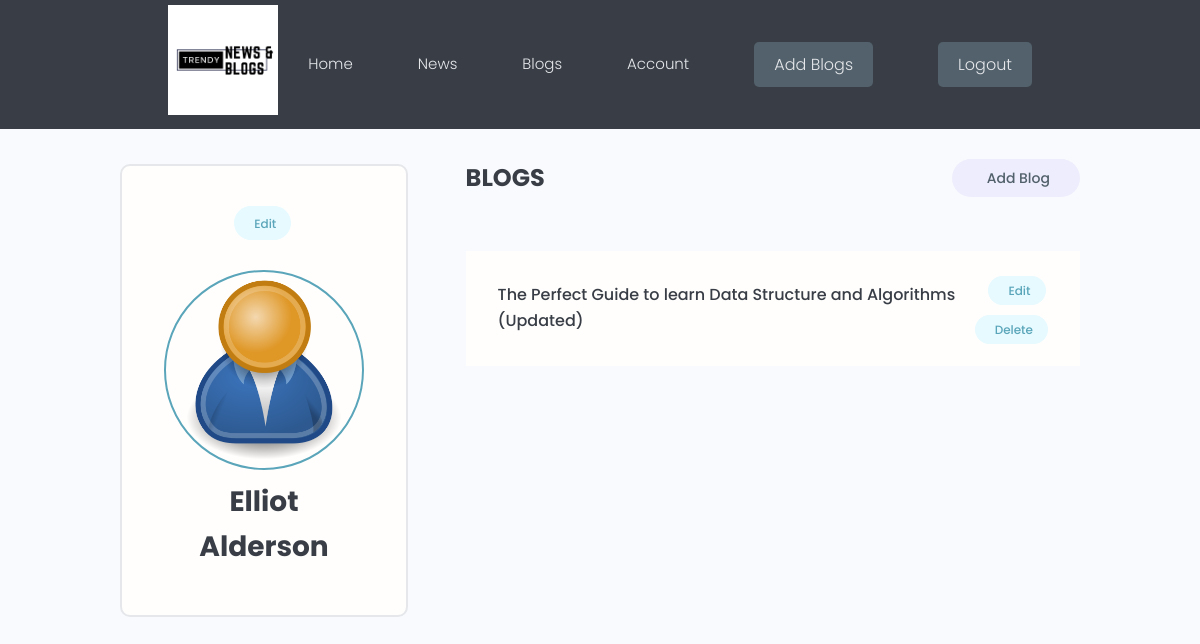
/account/ (signed in), run on the app's committed database.
### news/models.py (models this page shows, shortened)
class Profile(models.Model):
    user = models.OneToOneField(User, on_delete=models.CASCADE, null=True, blank=True)
    name = models.CharField(max_length=200, blank=True, null=True)
    email = models.EmailField(max_length=500, blank=True, null=True)
    username = models.CharField(max_length=200, blank=True, null=True)
    created = models.DateTimeField(auto_now_add=True)
    id = models.UUIDField(default=uuid.uuid4, unique=True,
                          primary_key=True, editable=False)
    class Meta:
        ordering = ['created']

### blog/models.py (models this page shows, shortened)
class Post(models.Model):
    title = models.CharField(max_length=250)
    content = RichTextField(blank=True, null=True)
    author = models.ForeignKey(Profile,  on_delete=models.CASCADE, related_name="blog_posts")
    published = models.DateTimeField(default=timezone.now)
    class Meta:
        ordering = ['-published']

### news/views.py (the view)
# urls.py: path('account/', views.userAccount, name='account'),
@login_required(login_url="login")
def userAccount(request):
    profile = request.user.profile
    blogs = profile.blog_posts.all()
    context = {'profile': profile, 'blogs': blogs}
    return render(request, 'account.html', context)

### templates/account.html (shortened to what this page needs)
{% extends 'base.html' %} {% load static %} {% block content %}
<main class="settingsPage profile my-md">
  <div class="container">
    <div class="layout">
      <div class="column column--1of3">
        <div class="card text-center">
          <div class="card__body dev">
            <a
              class="tag tag--pill tag--main settings__btn"
              href="{% url 'edit-account' %}"
              > Edit</a
            >
            <img
              class="avatar avatar--xl dev__avatar"
              src="{% static 'images/user-default.png' %}"
            />
            <h2 class="dev__name">{{profile.name}}</h2>
          </div>
        </div>
      </div>
      <div class="column column--2of3">
        <div class="settings">
          <h3 class="settings__title">Blogs</h3>
          <a
            class="tag tag--pill tag--sub settings__btn tag--lg"
            href="{% url 'create-blog' %}"
            > Add Blog</a
          >
        </div>
        <table class="settings__table">
          {% for blog in blogs %}
          <tr>
            <a href="{% url 'blog' blog.id %}"
            >
            <td class="settings__tableInfo">
              <a href="{% url 'blog' blog.id %}">{{blog.title}}</a>
            </td>
          </a>
            <td class="settings__tableActions">
              <a
                class="tag tag--pill tag--main settings__btn"
                href="{% url 'update-blog' blog.id %}"
                > Edit</a
              >
              <a
                class="tag tag--pill tag--main settings__btn"
                href="{% url 'delete-blog' blog.id %}?next=/account"
                > Delete</a
              >
            </td>
          </tr>
          {% endfor %}
        </table>
      </div>
    </div>
  </div>
</main>
{% endblock content %}

### static/styles/app.css (style rules this page uses)
:root { --color-sub: #393E46; }
.card { border: 2px solid var(--color-light); }
img { width: 100%; }
.profile .card > .dev { padding: 4rem; }
.dev__avatar { display: block; margin: auto; }
.dev__name { color: var(--color-sub); font-size: 2.8rem; font-weight: 700; margin-top: 1rem; margin-bottom: 0.5rem; }
.settingsPage .dev > .settings__btn { display: inline-block; margin-bottom: 3rem; }
.settings { display: flex; justify-content: space-between; align-items: center; }
.settings__title { font-size: 2.4rem; text-transform: uppercase; font-weight: 700; color: var(--color-sub); }
.settings__table { margin-top: 3rem; margin-bottom: 5rem; padding: 0 3rem; background: var(--color-white); }
.settings__table tr { width: 100%; }
.settings__table tr > td { padding: 2rem 0; }
.settings__tableInfo { width: 100%; }
.settings__tableInfo h4, .settings__tableInfo a { padding-right: 1rem; width: auto; font-size: 1.6rem; font-weight: 500; color: var(--color-sub); }
.settings__tableActions { text-align: right; }

### static/uikit/styles/modules/_variables.css (style rules this page uses)
:root { --color-main: #5aa5b9; --color-main-light: #e6faff; --color-sub: #0F4C75; --color-sub-light: #52616B; --color-sub-lighter: #ededfd; --color-text: #737373; --color-gray: #8b8b8b; --color-light: #e5e7eb; --color-light-gray: #767676; --color-bg: #f8fafd; --color-white: #fffefd; --color-white-light: #f3f3f3; --color-success: #359e64; --color-success-bg: #def8e8; --color-error: #fc4b0b; --color-error-bg: #fff2ee; --font-base: 'Poppins', arial, helvetica, 'Segoe UI', roboto, ubuntu, sans-serif; --font-monospace: 'Fira Code', 'Courier New', courier, monospace; --font-regular: 300; --font-medium: 500; --font-bold: 700; --generic-shadow: 1px 1px 5px #00000010; --generic-transition: all 0.3s ease-in-out; }

### static/uikit/styles/modules/_base.css (style rules this page uses)
* { margin: 0; padding: 0; box-sizing: border-box; text-rendering: optimizeLegibility; color: inherit; font-size: inherit; }
html { font-size: 50%; }
@media only screen and (min-width: 480px) { html { font-size: 56.25%; } }
@media only screen and (min-width: 1200px) { html { font-size: 62.5%; } }
body { line-height: 1.6; font-weight: 400; font-size: 1.5rem; color: var(--color-text); background-color: var(--color-bg); min-height: 100vh; }

### static/uikit/styles/modules/_typography.css (style rules this page uses)
* { font-family: var(--font-base); }
h2 { font-size: 3.6rem; font-weight: var(--font-bold); }
h3 { font-size: 3.2rem; font-weight: var(--font-medium); }
a { padding-bottom: 2px; text-decoration: none; display: inline-block; color: var(--color-main); font-weight: var(--font-medium); }

### static/uikit/styles/modules/_utilities.css (style rules this page uses)
.container { width: 92%; max-width: 165rem; margin: 0 auto; box-sizing: border-box; }
@media screen and (min-width: 1000px) { .container { width: 90%; } }
@media screen and (min-width: 1200px) { .container { width: 80%; } }
.text-center { text-align: center; }
.my-md { margin: 3rem auto; }

### static/uikit/styles/modules/_avatar.css (style rules this page uses)
.avatar { border-radius: 50%; border: 2px solid var(--color-main); object-fit: cover; }
.avatar--xl { height: 20rem; width: 20rem; }

### static/uikit/styles/modules/_card.css (style rules this page uses)
.card { border-radius: 1rem; background-color: var(--color-white); border: 1.5px solid var(--color-light); width: auto; height: auto; margin-top: 0.5rem; margin-bottom: 0.5rem; overflow: hidden; }
.card__body, .card__header { padding: 2rem 2.5rem; }

### static/uikit/styles/modules/_tag.css (style rules this page uses)
.tag { display: inline-flex; align-items: center; background-color: var(--color-sub); height: -webkit-fit-content; height: -moz-fit-content; height: fit-content; width: -webkit-fit-content; width: -moz-fit-content; width: fit-content; border-radius: 0.5rem; padding: 0.5rem 1.5rem; font-size: 1.2rem; cursor: pointer; }
.tag:not(:last-child) { margin-right: 0.25rem; margin-bottom: 0.75rem; }
.tag--pill { border-radius: 5rem; }
.tag--main, .tag--main > small { background: var(--color-main-light); color: var(--color-main); font-weight: 500; }
.tag--sub, .tag--sub > small { background: var(--color-sub-lighter); color: var(--color-sub-light); font-weight: 500; }
.tag--lg { padding: 0.8rem 3rem; font-size: 1.4rem; }

### static/uikit/styles/modules/_layout.css (style rules this page uses)
.layout { display: flex; flex-flow: row wrap; justify-content: space-between; }
.layout > .column { margin-bottom: 3rem; }
.layout > .column.column--1of3 { flex-basis: 30%; }
.layout > .column.column--2of3 { flex-basis: 64%; }

### data on the page
Profile: name "Elliot Alderson"
Post: title "The Perfect Guide to learn Data Structure and Algorithms (Updated)"
